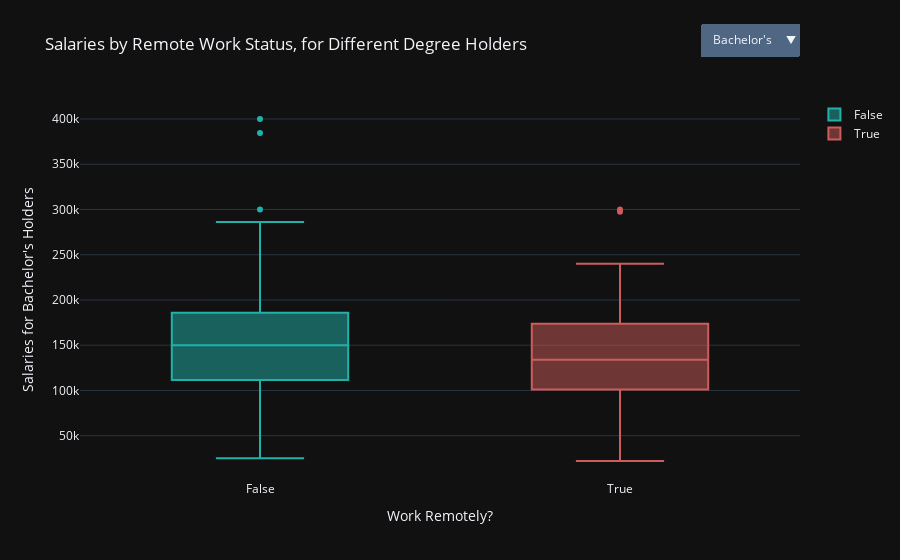

Source (notebook cell):
### Code cell
# Group the data by 'remote'
grouped_df = df.groupby('remote')

# Create the figure object
fig = go.Figure()

# Add the box traces for the remote groups
for remote, group_df in grouped_df:
    fig.add_trace(go.Box(
        y=group_df.loc[group_df['remote'] == remote, 'salary'],
        name=str(remote),
        marker_color='indianred' if remote else 'lightseagreen'))

# Create the dropdown menu options
dropdown_options = [
    {'label': 'Remote', 'value': 'remote'},
    {'label': "Bachelor's", 'value': "Bachelor's"},
    {'label': "Master's", 'value': "Master's"},
    {'label': 'PhD', 'value': 'PhD'}
]

# Define the update menu
updatemenu = go.layout.Updatemenu(
    buttons=[
        dict(label=option['label'],
             method='update',
             args=[{'y': [df.loc[(df['remote'] == True) & (df['degree'] == option['value']), 'salary'],
                           df.loc[(df['remote'] == False) & (df['degree'] == option['value']), 'salary']]},
                   {'yaxis': {'title': 'Salaries for {} Holders'.format(option['value'])}}])
        for option in dropdown_options[1:]
    ],
    direction='down',
    showactive=True,
    x=1,
    y=1.2
)

# Add the updatemenu to the layout
fig.update_layout(updatemenus=[updatemenu])

# Define the layout
fig.update_layout(
    title='Salaries by Remote Work Status, for Different Degree Holders',
    xaxis=dict(title='Work Remotely?'),
    yaxis=dict(title='Salaries for Bachelor\'s Holders'),
    template="plotly_dark"
)

# Show the figure
fig.show()

### Figure 1 — Plotly figure (JSON) as saved in the notebook; plotly's stock layout.template omitted (floating-point values rounded to 4 significant figures; data arrays with more than 128 entries replaced by an {"elided": "..."} marker saying what was removed)
{"data": [{"marker": {"color": "lightseagreen"}, "name": "False", "type": "box", "y": {"elided": "613 int values"}}, {"marker": {"color": "indianred"}, "name": "True", "type": "box", "y": {"elided": "210 int values"}}], "layout": {"title": {"text": "Salaries by Remote Work Status, for Different Degree Holders"}, "updatemenus": [{"buttons": [{"args": [{"y": {"elided": "2 rows, 155 int values in total"}}, {"yaxis": {"title": "Salaries for Bachelor's Holders"}}], "label": "Bachelor's", "method": "update"}, {"args": [{"y": {"elided": "2 rows, 200 int values in total"}}, {"yaxis": {"title": "Salaries for Master's Holders"}}], "label": "Master's", "method": "update"}, {"args": [{"y": {"elided": "2 rows, 181 int values in total"}}, {"yaxis": {"title": "Salaries for PhD Holders"}}], "label": "PhD", "method": "update"}], "direction": "down", "showactive": true, "x": 1, "y": 1.2}], "xaxis": {"title": {"text": "Work Remotely?"}}, "yaxis": {"title": {"text": "Salaries for Bachelor's Holders"}}}}
